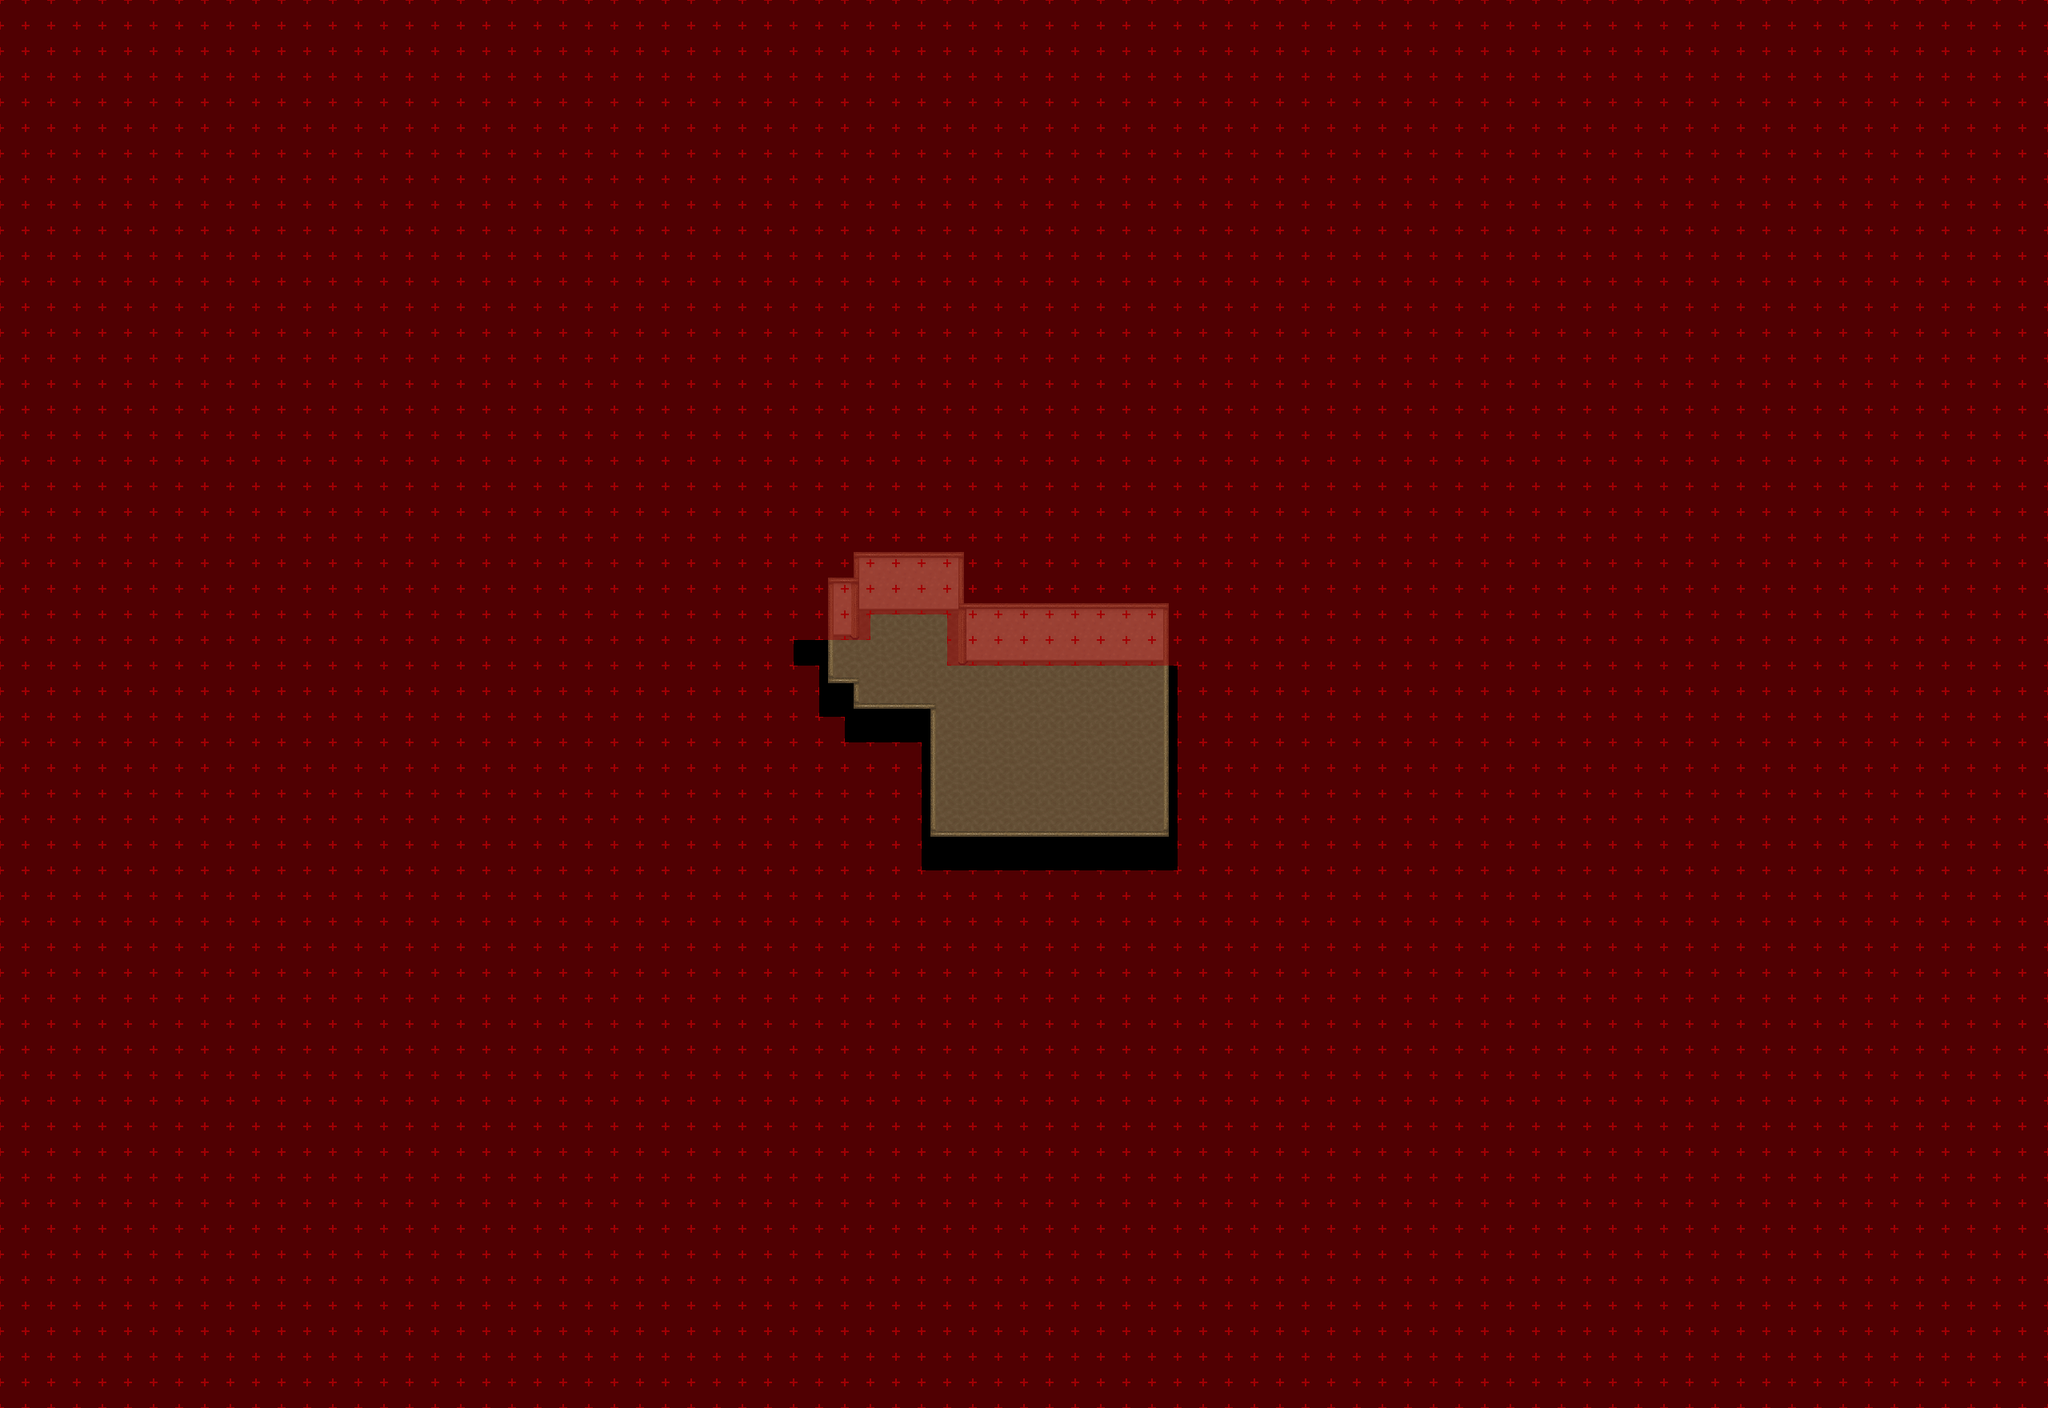

This is a level from a 2D game, rendered from its Tiled map with the project's own tilesets. A one-line summary and the map file follow, with tile-layer data summarised:
An orthogonal 80x55 tile map with 32x32 px tiles, 9 tile layers (Ground, Ground 2, Ground 3, Fringe, ...), 11 tilesets and 1 object (warp).

<map version="1.4" tiledversion="1.4.1" orientation="orthogonal" renderorder="right-down" compressionlevel="0" width="80" height="55" tilewidth="32" tileheight="32" infinite="0" nextlayerid="11" nextobjectid="20">
 <properties>
  <property name="license" value="CC BY-SA 3.0" />
  <property name="manaplus version" value="2" />
  <property name="minimap" value="graphics/minimaps/020-2-16.png" />
  <property name="music" value="faith.ogg" />
  <property name="name" value="Slum Laundry" />
 </properties>
 <tileset firstgid="1" name="Collision" tilewidth="32" tileheight="32" tilecount="9" columns="3">
  <image source="../graphics/tilesets/collision.png" width="96" height="96" />
 </tileset>
 <tileset firstgid="10" name="desert-ground" tilewidth="32" tileheight="32" tilecount="256" columns="16">
  <image source="../graphics/tilesets/desert-ground.png" width="512" height="512" />
 </tileset>
 <tileset firstgid="266" name="desert-accessory" tilewidth="32" tileheight="32" tilecount="128" columns="16">
  <image source="../graphics/tilesets/desert-accessory.png" width="512" height="256" />
 </tileset>
 <tileset firstgid="394" name="desert-hut-indoor" tilewidth="32" tileheight="32" tilecount="160" columns="16">
  <image source="../graphics/tilesets/desert-hut-indoor.png" width="512" height="320" />
 </tileset>
 <tileset firstgid="554" name="desert-hut-indoor-accessory-x1x2" tilewidth="32" tileheight="64" tilecount="32" columns="8">
  <image source="../graphics/tilesets/desert-hut-indoor-accessory-x1x2.png" width="256" height="256" />
 </tileset>
 <tileset firstgid="586" name="desert-hut-indoor-accessory-x1x3" tilewidth="32" tileheight="96" tilecount="27" columns="9">
  <image source="../graphics/tilesets/desert-hut-indoor-accessory-x1x3.png" width="288" height="288" />
 </tileset>
 <tileset firstgid="613" name="desert-hut-indoor-accessory" tilewidth="32" tileheight="32" tilecount="64" columns="8">
  <image source="../graphics/tilesets/desert-hut-indoor-accessory.png" width="256" height="256" />
 </tileset>
 <tileset firstgid="677" name="hurns-indoor-accessory" tilewidth="32" tileheight="32" tilecount="128" columns="8">
  <image source="../graphics/tilesets/hurns-indoor-accessory.png" width="256" height="512" />
 </tileset>
 <tileset firstgid="805" name="sunlight-x4x4" tilewidth="128" tileheight="128" tilecount="4" columns="4">
  <image source="../graphics/tilesets/sunlight-x4x4.png" width="512" height="128" />
  <tile id="0">
   <animation>
    <frame tileid="0" duration="5000" />
    <frame tileid="1" duration="200" />
    <frame tileid="2" duration="200" />
    <frame tileid="3" duration="500" />
    <frame tileid="2" duration="200" />
    <frame tileid="1" duration="200" />
   </animation>
  </tile>
  <tile id="1">
   <animation>
    <frame tileid="1" duration="100" />
    <frame tileid="0" duration="5000" />
    <frame tileid="1" duration="200" />
    <frame tileid="2" duration="200" />
    <frame tileid="3" duration="500" />
    <frame tileid="2" duration="200" />
    <frame tileid="1" duration="100" />
   </animation>
  </tile>
  <tile id="2">
   <animation>
    <frame tileid="1" duration="200" />
    <frame tileid="0" duration="5000" />
    <frame tileid="1" duration="200" />
    <frame tileid="2" duration="200" />
    <frame tileid="3" duration="500" />
    <frame tileid="2" duration="200" />
   </animation>
  </tile>
 </tileset>
 <tileset firstgid="809" name="level-number" tilewidth="32" tileheight="32" tilecount="16" columns="16">
  <image source="../graphics/tilesets/level-number.png" width="512" height="32" />
 </tileset>
 <tileset firstgid="825" name="desert-castle-indoor" tilewidth="32" tileheight="32" tilecount="512" columns="16">
  <image source="../graphics/tilesets/desert-castle-indoor.png" width="512" height="1024" />
 </tileset>
 <layer id="1" name="Ground" width="80" height="55">
  <data>[4400 cells, 4400 non-empty, 3 distinct tile ids]</data>
 </layer>
 <layer id="2" name="Ground 2" width="80" height="55">
  <data>[4400 cells, 31 non-empty, 5 distinct tile ids]</data>
 </layer>
 <layer id="3" name="Ground 3" width="80" height="55">
  <data>[4400 cells, 1 non-empty, 1 distinct tile ids]</data>
 </layer>
 <layer id="4" name="Fringe" width="80" height="55">
  <data>[4400 cells, 0 non-empty, 0 distinct tile ids]</data>
 </layer>
 <layer id="5" name="Over" width="80" height="55">
  <data>[4400 cells, 95 non-empty, 9 distinct tile ids]</data>
 </layer>
 <layer id="6" name="Over 2" width="80" height="55">
  <data>[4400 cells, 2 non-empty, 2 distinct tile ids]</data>
 </layer>
 <layer id="7" name="Over 3" width="80" height="55">
  <data>[4400 cells, 0 non-empty, 0 distinct tile ids]</data>
 </layer>
 <layer id="8" name="Collision" width="80" height="55">
  <data>[4400 cells, 4300 non-empty, 1 distinct tile ids]</data>
 </layer>
 <layer id="9" name="Heights" width="80" height="55">
  <data>[4400 cells, 0 non-empty, 0 distinct tile ids]</data>
 </layer>
 <objectgroup id="10" name="Object">
  <object id="14" name="To Tulimshar" type="warp" x="992" y="800" width="32" height="32">
   <properties>
    <property name="dest_map" value="020-1" />
    <property name="dest_x" value="269" />
    <property name="dest_y" value="173" />
   </properties>
  </object>
 </objectgroup>
</map>
